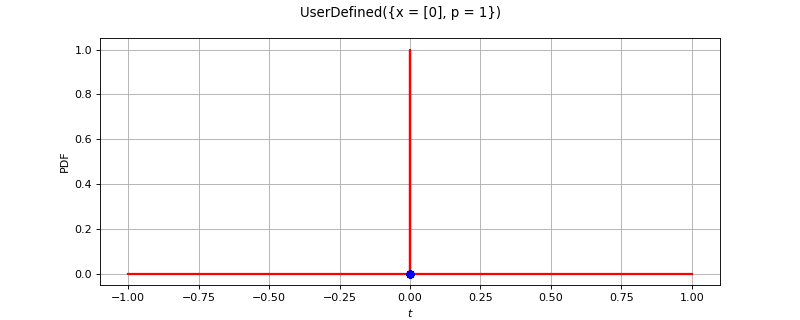

Source code (Python):
import openturns as ot
from matplotlib import pyplot as plt
from openturns.viewer import View
ot.RandomGenerator.SetSeed(0)
factory = ot.UserDefinedFactory()
ref = factory.build()
dimension = ref.getDimension()
if dimension <= 2:
    sample = ref.getSample(50)
    distribution = factory.build(sample)
    if dimension == 1:
        distribution.setDescription(['$t$'])
        pdf_graph = distribution.drawPDF(256)
        cloud = ot.Cloud(sample, ot.Sample(sample.getSize(), 1))
        cloud.setColor('blue')
        cloud.setPointStyle('fcircle')
        pdf_graph.add(cloud)
        fig = plt.figure(figsize=(10, 4))
        plt.suptitle(str(distribution))
        pdf_axis = fig.add_subplot(111)
        View(pdf_graph, figure=fig, axes=[pdf_axis], add_legend=False)
    else:
        sample = ref.getSample(500)
        distribution.setDescription(['$t_0$', '$t_1$'])
        pdf_graph = distribution.drawPDF([256]*2)
        cloud = ot.Cloud(sample)
        cloud.setColor('red')
        cloud.setPointStyle('fcircle')
        pdf_graph.add(cloud)
        fig = plt.figure(figsize=(10, 4))
        plt.suptitle(str(distribution))
        pdf_axis = fig.add_subplot(111)
        View(pdf_graph, figure=fig, axes=[pdf_axis], add_legend=False, square_axes=True)
